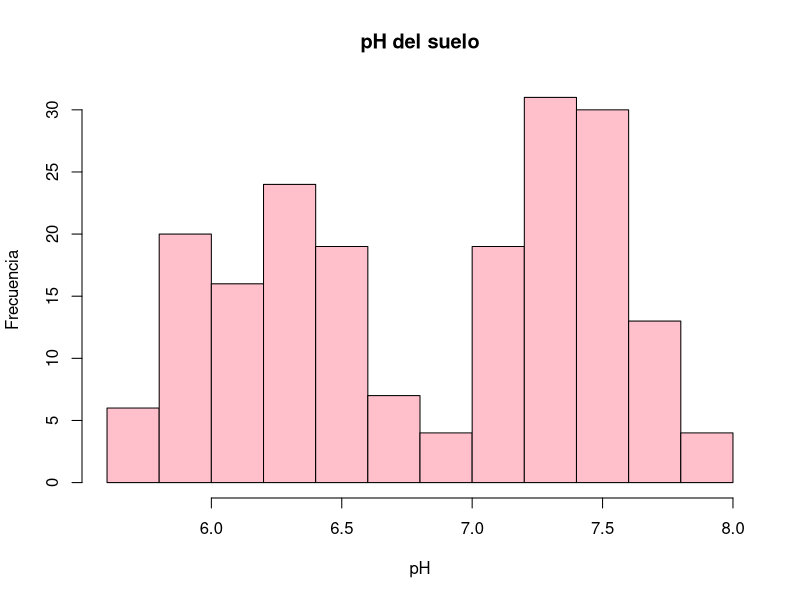
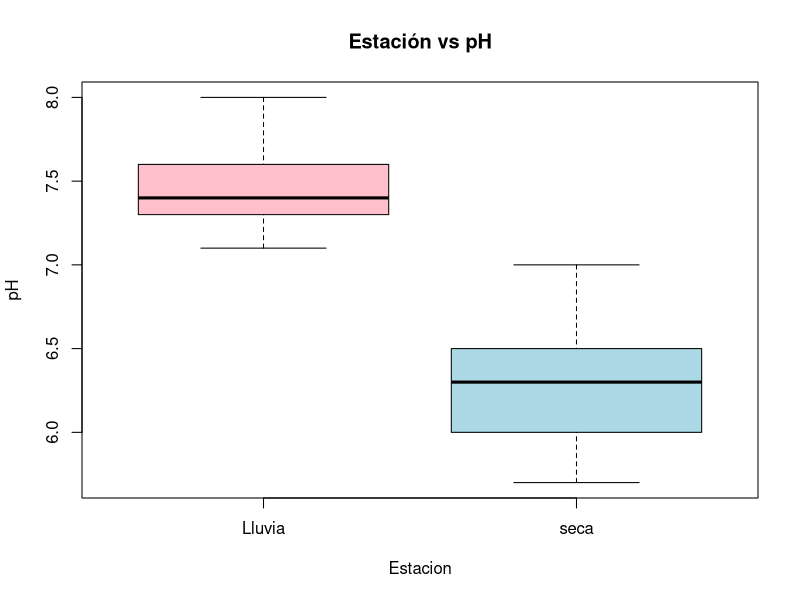
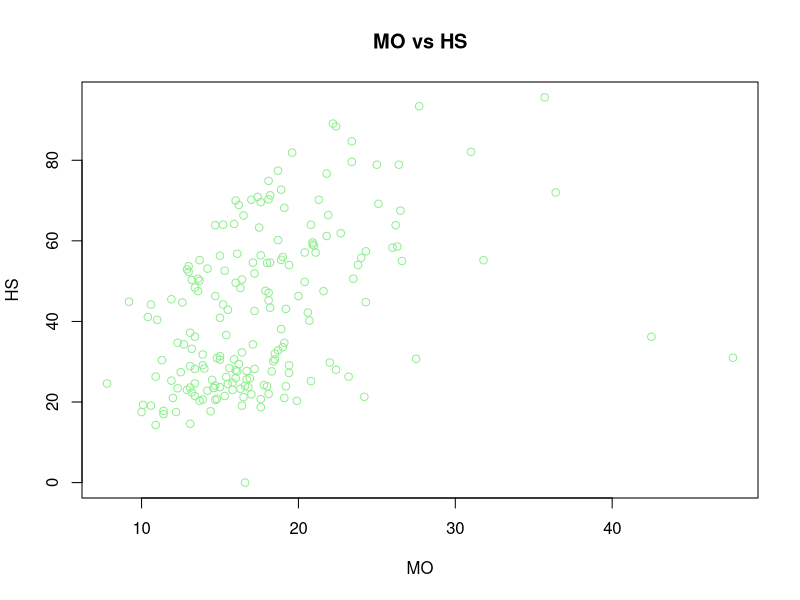
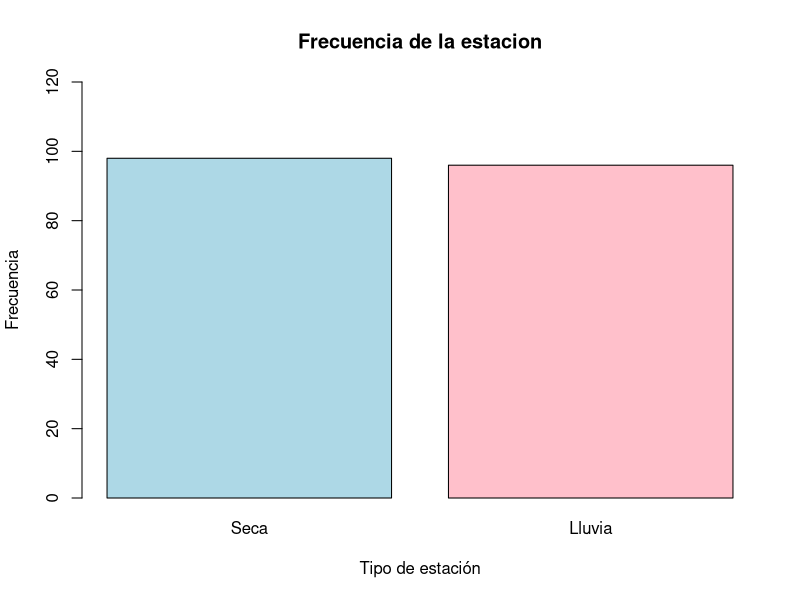

Recreate these plots in R, in order.
## ---- chunk 1
knitr::opts_chunk$set(echo = TRUE)
## ---- chunk 2
lombrices<-read.delim("Bd_Lombrices_Tulenapa_todo.txt")
## ---- chunk 3
names(lombrices)
## ---- chunk 4
mode(lombrices$estacion) 
#Con el operador $ seleccionamos una variable dentro del set de datos 
mode(lombrices$pH)
## ---- chunk 5
lombrices_modificado1<-lombrices[1:5,1:4] 
#lombrices modificado 1 va a ser solo las filas de la 1 a la 5 y las columnas de la 1 a la 4

lombrices_modificado2<-lombrices[,c(-2,-3)] 
#lombrices modificado 2 va a ser todas las filas pero sin las columnas de la 2 y 3

lombrices_modificado3<-lombrices[c(1:100),] 
#lombrices modificado 3 va a ser los datos de lombrices pero solo las 100 primeras filas

## ---- chunk 6
estacion_seca<-subset(lombrices, estacion=="seca")
head(estacion_seca)

#estacion_seca son únicamente los datos para la temporada seca# 
ph_basico<-subset(lombrices,pH>6) 
#ph básico son los registros en donde el ph es mayor a 6
basico_lluvia<-subset(lombrices,estacion=="Lluvia"& pH>6) 
#basico_lluvia filtra los datos en donde la estación sea lluvia Y el pH mayor a 6
## ---- chunk 7
sitio<-rep("Tulenapa",194)
lombrices$Sitio<-sitio
head(lombrices)
## ---- chunk 8
mean(lombrices$pH,na.rm = TRUE) 
#Utilizamos el argumento na.rm para quitar los datos faltantes
median(lombrices$DA)
## ---- chunk 9
sd(lombrices$DA)
var(lombrices$BDF,na.rm = TRUE)
IQR(lombrices$MO)
## ---- chunk 10
summary(lombrices$pH)
## ---- chunk 11
hist(lombrices$pH, main="pH del suelo", ylab="Frecuencia",xlab = "pH",col="pink")
## ---- chunk 12
boxplot(lombrices$pH~lombrices$estacion, 
        main= "Estación vs pH",xlab="Estacion",ylab="pH",
        col=c("pink","lightblue"))
## ---- chunk 13
plot(lombrices$MO,lombrices$HS, 
     main = "MO vs HS",xlab = "MO",
     ylab = "HS",col="lightgreen")
## ---- chunk 14
estacion_tabla<-table(lombrices$estacion)
barplot(estacion_tabla,main="Frecuencia de la estacion", ylim = c(0,120),
  names.arg = c("Seca","Lluvia"),
  col=c("lightblue","pink"),
  ylab = "Frecuencia",xlab = "Tipo de estación")
## ---- chunk 15
seca<-subset(lombrices,estacion=="seca")
shapiro.test(seca$pH) 
#los datos de pH para la estación seca NO son normales
lluvia<-subset(lombrices,estacion=="Lluvia")
shapiro.test(lluvia$pH) 
#los datos de pH para la estación lluvia NO son normales
## ---- chunk 16
var.test(seca$pH,lluvia$pH) #las varianzas del pH no son parecidas
## ---- chunk 17
library(car)
data(iris)
data("iris")
leveneTest(iris$Petal.Length,iris$Species,center = "mean") 
# No hay homocedasticidad entre especies 
